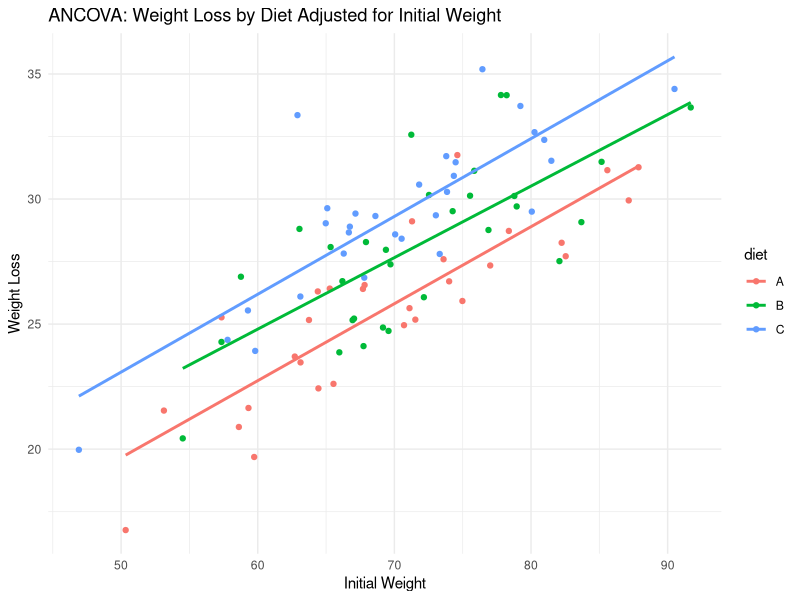
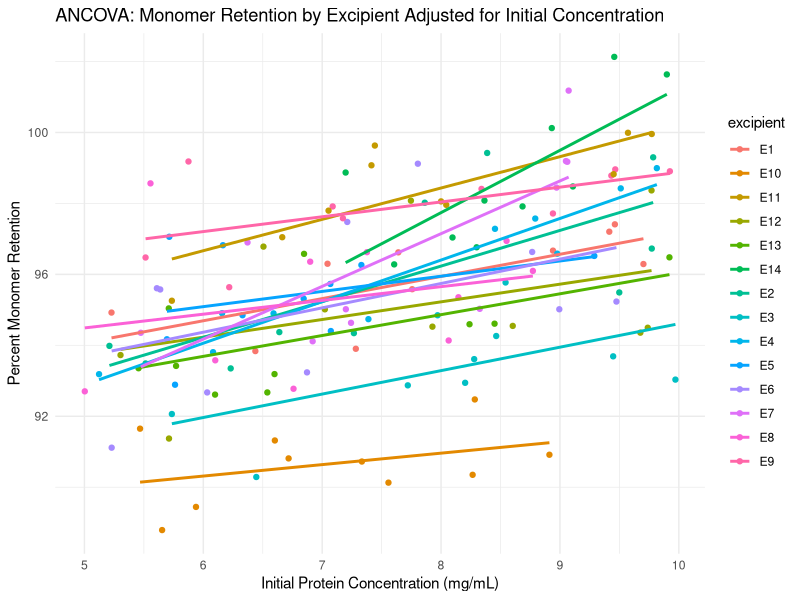

These figures' R source, in order:
# Simulate data
set.seed(123)
n <- 90
diet <- factor(rep(c("A", "B", "C"), each = 30))
initial_weight <- rnorm(n, mean = 70, sd = 10)
weight_loss <- 5 + 
  ifelse(diet == "B", 2, ifelse(diet == "C", 3, 0)) +
  0.3 * initial_weight + rnorm(n, 0, 2)

data <- data.frame(diet, initial_weight, weight_loss)
head(data)

# ANCOVA model: weight_loss ~ diet + initial_weight
ancova_model <- lm(weight_loss ~ diet + initial_weight, data = data)
summary(ancova_model)

##Interpretation:
#diet: shows the effect of diet on weight loss, adjusting for initial weight.
#initial_weight: indicates how weight loss changes with initial weight.
#Look at the p-values to determine significance.
#R-squared tells how much variability in weight loss is explained.




#To check if the relationship between weight loss and initial weight differs by diet group:
##check for interaction
interaction_model <- lm(weight_loss ~ diet * initial_weight, data = data)
anova(ancova_model, interaction_model)  # Compare models
#interpretation:If interaction is significant, you should not use ANCOVA directly and consider stratified analyses.


library(ggplot2)

ggplot(data, aes(x = initial_weight, y = weight_loss, color = diet)) +
  geom_point() +
  geom_smooth(method = "lm", se = FALSE) +
  labs(title = "ANCOVA: Weight Loss by Diet Adjusted for Initial Weight",
       x = "Initial Weight", y = "Weight Loss") +
  theme_minimal()



###examples 
set.seed(123)
n <- 140  # 10 replicates for 14 excipients
excipient <- factor(rep(paste0("E", 1:14), each = 10))
initial_conc <- runif(n, 5, 10)  # mg/mL
# Simulated monomer retention with slight effects
monomer_retention <- 90 + 
  rnorm(14, 0, 2)[as.numeric(excipient)] +
  0.8 * initial_conc +
  rnorm(n, 0, 1.5)

data <- data.frame(excipient, initial_conc, monomer_retention)
head(data)
# ANCOVA: Effect of excipient on monomer retention adjusting for concentration
model <- lm(monomer_retention ~ excipient + initial_conc, data = data)
summary(model)

#interpretation of results
#excipient: Tests differences in stability between excipients after adjusting for initial concentration.
#initial_conc: Tells how the concentration affects stability.


##check for interaction
interaction_model <- lm(monomer_retention ~ excipient * initial_conc, data = data)
anova(model, interaction_model)

#interpretation 
#If interaction is not significant, your ANCOVA model is valid.
#If interaction is significant, then each excipient may behave differently across concentration, and you might analyze separately or model differently.

#visualisation 
library(ggplot2)

ggplot(data, aes(x = initial_conc, y = monomer_retention, color = excipient)) +
  geom_point() +
  geom_smooth(method = "lm", se = FALSE) +
  labs(title = "ANCOVA: Monomer Retention by Excipient Adjusted for Initial Concentration",
       x = "Initial Protein Concentration (mg/mL)",
       y = "Percent Monomer Retention") +
  theme_minimal()


#ANCOVA
#ANCOVA is powerful in this context:
#It removes unwanted variability (e.g., initial protein amount).
#It isolates the true effect of the excipient on stability.
#Useful in screening studies where baseline conditions vary slightly.